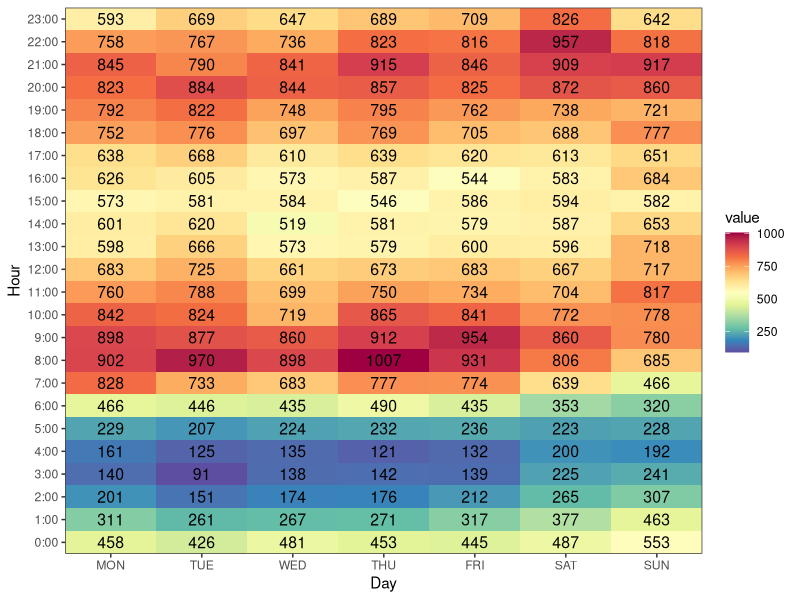

Here is the R script that generated this plot:
##You will need these packages
require(ggplot2)
require(reshape2)
require(RColorBrewer)

## read in the file
mydata<- read.csv("blocked_driveway.csv", header=T, sep=',')

## convert to long form using reshape2 package
md2<- melt(mydata, id=c("Time"))
View(md2)

## order the variables
md2$Time <- factor(md2$Time, levels = unique(md2$Time), ordered = TRUE)
md2$variable <- factor(md2$variable, levels = unique(md2$variable), ordered = TRUE)

##Create a palette using RColorBrewer
myPalette <- colorRampPalette(rev(brewer.pal(11, "Spectral")), space="Lab")

##Create plot using ggplot2
zp1 <- ggplot(md2, aes(x =variable, y = Time, fill = value))
zp1 <- zp1 + geom_tile()
zp1 <- zp1 + scale_fill_gradientn(colours = myPalette(100)) + geom_text(size=4, aes(fill = md2$value, label = round(md2$value))) + xlab("Day") + ylab("Hour")
zp1 <- zp1 + scale_x_discrete(expand = c(0, 0))
zp1 <- zp1 + scale_y_discrete(expand = c(0, 0))
zp1 <- zp1 + theme_bw()
print(zp1)
